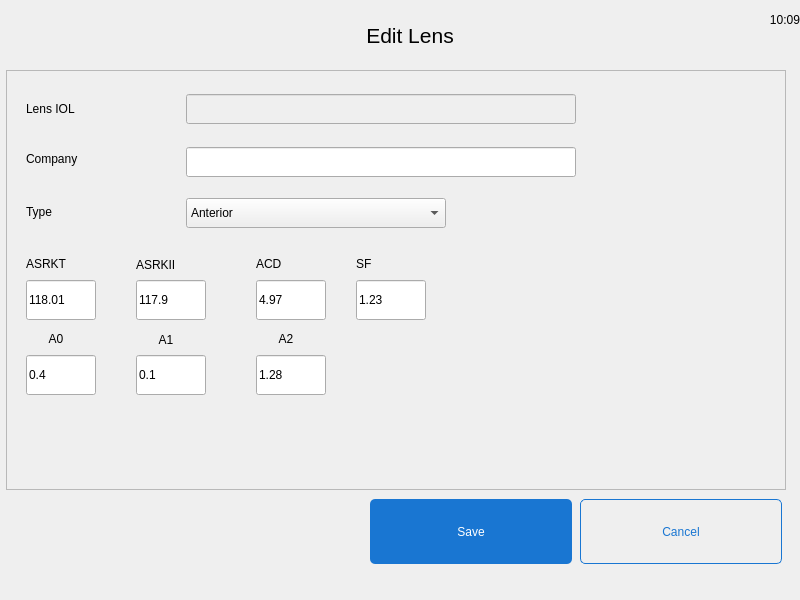
<?xml version="1.0" encoding="UTF-8"?>
<ui version="4.0">
 <class>EditLensDialog</class>
 <widget class="QDialog" name="EditLensDialog">
  <property name="geometry">
   <rect>
    <x>0</x>
    <y>0</y>
    <width>800</width>
    <height>600</height>
   </rect>
  </property>
  <property name="windowTitle">
   <string>Dialog</string>
  </property>
  <property name="styleSheet">
   <string notr="true">background-image:url(:/images/5.png)</string>
  </property>
  <widget class="QPushButton" name="btn_save">
   <property name="geometry">
    <rect>
     <x>370</x>
     <y>499</y>
     <width>202</width>
     <height>65</height>
    </rect>
   </property>
   <property name="styleSheet">
    <string notr="true">background-image:url(empty.png);
color: rgb(255, 255, 255);
background-color: #1976D2;
border-radius:5px;</string>
   </property>
   <property name="text">
    <string>Save</string>
   </property>
   <property name="flat">
    <bool>true</bool>
   </property>
  </widget>
  <widget class="QLabel" name="snackbar">
   <property name="geometry">
    <rect>
     <x>-11</x>
     <y>570</y>
     <width>814</width>
     <height>40</height>
    </rect>
   </property>
   <property name="styleSheet">
    <string notr="true">border-image: url(:/images/alert-red.png);
background-image:url(empty.png);color:rgb(255,255,255);</string>
   </property>
   <property name="text">
    <string/>
   </property>
   <property name="indent">
    <number>5</number>
   </property>
  </widget>
  <widget class="QPushButton" name="btn_cancel">
   <property name="geometry">
    <rect>
     <x>580</x>
     <y>499</y>
     <width>202</width>
     <height>65</height>
    </rect>
   </property>
   <property name="styleSheet">
    <string notr="true">background-image:url(empty.png);
color: #1976D2;
border: 1px solid #1976D2;border-radius:5px;</string>
   </property>
   <property name="text">
    <string>Cancel</string>
   </property>
   <property name="flat">
    <bool>true</bool>
   </property>
  </widget>
  <widget class="QFrame" name="frame">
   <property name="geometry">
    <rect>
     <x>6</x>
     <y>70</y>
     <width>780</width>
     <height>420</height>
    </rect>
   </property>
   <property name="styleSheet">
    <string notr="true">background-image: url(:/images/card-big.png);
border-image:url(empty.png);</string>
   </property>
   <property name="frameShape">
    <enum>QFrame::StyledPanel</enum>
   </property>
   <property name="frameShadow">
    <enum>QFrame::Raised</enum>
   </property>
   <widget class="QLineEdit" name="lineEdit_iol">
    <property name="enabled">
     <bool>false</bool>
    </property>
    <property name="geometry">
     <rect>
      <x>180</x>
      <y>24</y>
      <width>390</width>
      <height>30</height>
     </rect>
    </property>
    <property name="styleSheet">
     <string notr="true">background-image:url(empty.png);
border-image:url(empty.png);
</string>
    </property>
   </widget>
   <widget class="QComboBox" name="comboBox_lensType">
    <property name="geometry">
     <rect>
      <x>180</x>
      <y>128</y>
      <width>260</width>
      <height>30</height>
     </rect>
    </property>
    <property name="styleSheet">
     <string notr="true">background-image:url(empty.png);
border-image:url(empty.png);
</string>
    </property>
    <item>
     <property name="text">
      <string>Anterior</string>
     </property>
    </item>
    <item>
     <property name="text">
      <string>Posterior</string>
     </property>
    </item>
   </widget>
   <widget class="QLabel" name="lbl_iolLens">
    <property name="geometry">
     <rect>
      <x>20</x>
      <y>30</y>
      <width>100</width>
      <height>17</height>
     </rect>
    </property>
    <property name="styleSheet">
     <string notr="true">background-image:url(empty.png);</string>
    </property>
    <property name="text">
     <string>Lens IOL</string>
    </property>
   </widget>
   <widget class="QLabel" name="lbl_company">
    <property name="geometry">
     <rect>
      <x>20</x>
      <y>80</y>
      <width>120</width>
      <height>17</height>
     </rect>
    </property>
    <property name="styleSheet">
     <string notr="true">background-image:url(empty.png);</string>
    </property>
    <property name="text">
     <string>Company</string>
    </property>
   </widget>
   <widget class="QLabel" name="lbl_type">
    <property name="geometry">
     <rect>
      <x>20</x>
      <y>133</y>
      <width>120</width>
      <height>17</height>
     </rect>
    </property>
    <property name="styleSheet">
     <string notr="true">background-image:url(empty.png);</string>
    </property>
    <property name="text">
     <string>Type</string>
    </property>
   </widget>
   <widget class="QLabel" name="lbl_asrkt">
    <property name="geometry">
     <rect>
      <x>20</x>
      <y>185</y>
      <width>130</width>
      <height>17</height>
     </rect>
    </property>
    <property name="styleSheet">
     <string notr="true">background-image:url(empty.png);</string>
    </property>
    <property name="text">
     <string>ASRKT</string>
    </property>
   </widget>
   <widget class="QLabel" name="lbl_asrkii">
    <property name="geometry">
     <rect>
      <x>130</x>
      <y>186</y>
      <width>130</width>
      <height>17</height>
     </rect>
    </property>
    <property name="styleSheet">
     <string notr="true">background-image:url(empty.png);</string>
    </property>
    <property name="text">
     <string>ASRKII</string>
    </property>
   </widget>
   <widget class="QLineEdit" name="lineEdit_company">
    <property name="geometry">
     <rect>
      <x>180</x>
      <y>77</y>
      <width>390</width>
      <height>30</height>
     </rect>
    </property>
    <property name="styleSheet">
     <string notr="true">background-image:url(empty.png);
border-image:url(empty.png);
</string>
    </property>
   </widget>
   <widget class="QLineEdit" name="lineEdit_asrkt">
    <property name="geometry">
     <rect>
      <x>20</x>
      <y>210</y>
      <width>70</width>
      <height>40</height>
     </rect>
    </property>
    <property name="styleSheet">
     <string notr="true">background-image:url(empty.png);
border-image:url(empty.png);
</string>
    </property>
    <property name="text">
     <string>118.01</string>
    </property>
   </widget>
   <widget class="QLabel" name="lbl_acd">
    <property name="geometry">
     <rect>
      <x>250</x>
      <y>185</y>
      <width>130</width>
      <height>17</height>
     </rect>
    </property>
    <property name="styleSheet">
     <string notr="true">background-image:url(empty.png);</string>
    </property>
    <property name="text">
     <string>ACD</string>
    </property>
   </widget>
   <widget class="QLineEdit" name="lineEdit_asrkii">
    <property name="geometry">
     <rect>
      <x>130</x>
      <y>210</y>
      <width>70</width>
      <height>40</height>
     </rect>
    </property>
    <property name="styleSheet">
     <string notr="true">background-image:url(empty.png);
border-image:url(empty.png);
</string>
    </property>
    <property name="text">
     <string>117.9</string>
    </property>
   </widget>
   <widget class="QLineEdit" name="lineEdit_acd">
    <property name="geometry">
     <rect>
      <x>250</x>
      <y>210</y>
      <width>70</width>
      <height>40</height>
     </rect>
    </property>
    <property name="styleSheet">
     <string notr="true">background-image:url(empty.png);
border-image:url(empty.png);
</string>
    </property>
    <property name="text">
     <string>4.97</string>
    </property>
   </widget>
   <widget class="QLineEdit" name="lineEdit_sf">
    <property name="geometry">
     <rect>
      <x>350</x>
      <y>210</y>
      <width>70</width>
      <height>40</height>
     </rect>
    </property>
    <property name="styleSheet">
     <string notr="true">background-image:url(empty.png);
border-image:url(empty.png);
</string>
    </property>
    <property name="text">
     <string>1.23</string>
    </property>
   </widget>
   <widget class="QLabel" name="lbl_sf">
    <property name="geometry">
     <rect>
      <x>350</x>
      <y>185</y>
      <width>130</width>
      <height>17</height>
     </rect>
    </property>
    <property name="styleSheet">
     <string notr="true">background-image:url(empty.png);</string>
    </property>
    <property name="text">
     <string>SF</string>
    </property>
   </widget>
   <widget class="QLabel" name="lbl_a1">
    <property name="geometry">
     <rect>
      <x>130</x>
      <y>261</y>
      <width>60</width>
      <height>17</height>
     </rect>
    </property>
    <property name="styleSheet">
     <string notr="true">background-image:url(empty.png);</string>
    </property>
    <property name="text">
     <string>A1</string>
    </property>
    <property name="alignment">
     <set>Qt::AlignCenter</set>
    </property>
   </widget>
   <widget class="QLineEdit" name="lineEdit_a0">
    <property name="geometry">
     <rect>
      <x>20</x>
      <y>285</y>
      <width>70</width>
      <height>40</height>
     </rect>
    </property>
    <property name="styleSheet">
     <string notr="true">background-image:url(empty.png);
border-image:url(empty.png);
</string>
    </property>
    <property name="text">
     <string>0.4</string>
    </property>
   </widget>
   <widget class="QLineEdit" name="lineEdit_a1">
    <property name="geometry">
     <rect>
      <x>130</x>
      <y>285</y>
      <width>70</width>
      <height>40</height>
     </rect>
    </property>
    <property name="styleSheet">
     <string notr="true">background-image:url(empty.png);
border-image:url(empty.png);
</string>
    </property>
    <property name="text">
     <string>0.1</string>
    </property>
   </widget>
   <widget class="QLabel" name="lbl_a0">
    <property name="geometry">
     <rect>
      <x>20</x>
      <y>260</y>
      <width>60</width>
      <height>17</height>
     </rect>
    </property>
    <property name="styleSheet">
     <string notr="true">background-image:url(empty.png);</string>
    </property>
    <property name="text">
     <string>A0</string>
    </property>
    <property name="alignment">
     <set>Qt::AlignCenter</set>
    </property>
   </widget>
   <widget class="QLineEdit" name="lineEdit_a2">
    <property name="geometry">
     <rect>
      <x>250</x>
      <y>285</y>
      <width>70</width>
      <height>40</height>
     </rect>
    </property>
    <property name="styleSheet">
     <string notr="true">background-image:url(empty.png);
border-image:url(empty.png);
</string>
    </property>
    <property name="text">
     <string>1.28</string>
    </property>
   </widget>
   <widget class="QLabel" name="lbl_a2">
    <property name="geometry">
     <rect>
      <x>250</x>
      <y>260</y>
      <width>60</width>
      <height>17</height>
     </rect>
    </property>
    <property name="styleSheet">
     <string notr="true">background-image:url(empty.png);</string>
    </property>
    <property name="text">
     <string>A2</string>
    </property>
    <property name="alignment">
     <set>Qt::AlignCenter</set>
    </property>
   </widget>
  </widget>
  <widget class="QLabel" name="lbl_title">
   <property name="geometry">
    <rect>
     <x>330</x>
     <y>0</y>
     <width>160</width>
     <height>70</height>
    </rect>
   </property>
   <property name="font">
    <font>
     <pointsize>16</pointsize>
    </font>
   </property>
   <property name="styleSheet">
    <string notr="true">background-image:url(empty.png);</string>
   </property>
   <property name="text">
    <string>Edit Lens</string>
   </property>
   <property name="alignment">
    <set>Qt::AlignCenter</set>
   </property>
  </widget>
  <widget class="QLabel" name="lbl_time">
   <property name="geometry">
    <rect>
     <x>680</x>
     <y>0</y>
     <width>120</width>
     <height>40</height>
    </rect>
   </property>
   <property name="font">
    <font>
     <pointsize>9</pointsize>
    </font>
   </property>
   <property name="styleSheet">
    <string notr="true">background-image:url(empty.png);border-image:url(empty.png);</string>
   </property>
   <property name="text">
    <string>10:09</string>
   </property>
   <property name="alignment">
    <set>Qt::AlignRight|Qt::AlignTrailing|Qt::AlignVCenter</set>
   </property>
  </widget>
 </widget>
 <resources/>
 <connections/>
</ui>
